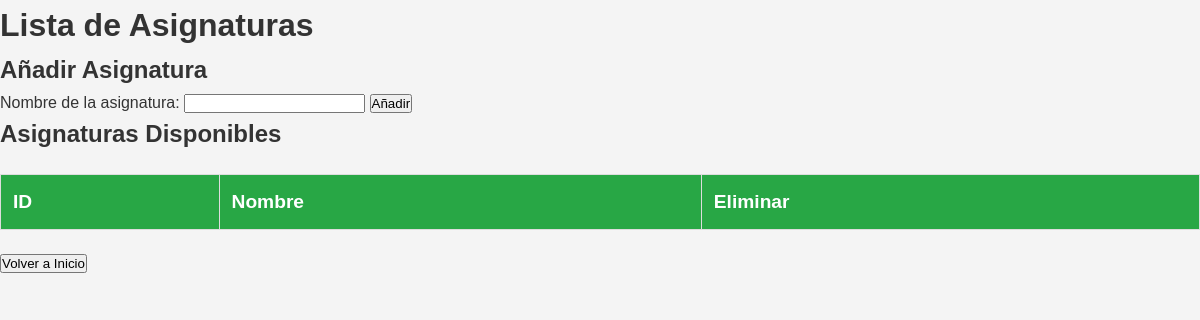
The page /asignaturas on the database as committed earlier.
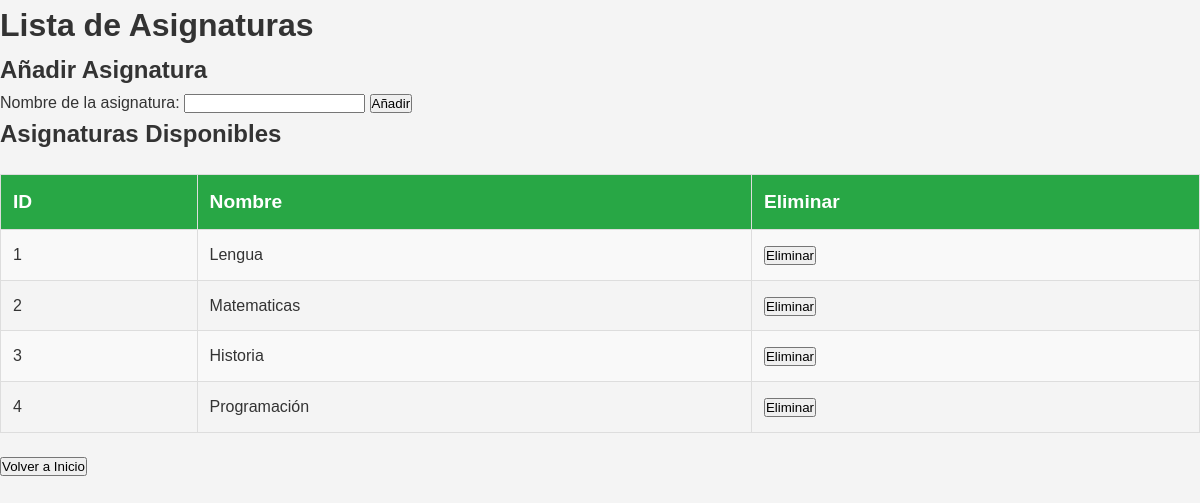
The same page on the database as committed later.
### tables this page shows
CREATE TABLE asignaturas (
        id INTEGER PRIMARY KEY AUTOINCREMENT,
        nombre TEXT NOT NULL
    );

### app.py (the view)
@app.route('/asignaturas')
def asignaturas():
    conn = sqlite3.connect('academia.db')
    c = conn.cursor()
    c.execute('SELECT * FROM asignaturas')
    asignaturas = c.fetchall()
    conn.close()
    return render_template('asignaturas.html', asignaturas=asignaturas)

### templates/asignaturas.html (shortened to what this page needs)
<!DOCTYPE html>
<html lang="es">
<head>
    <link href="static/css/asignaturas.css" rel="stylesheet">
</head>
<body>
    <h1>Lista de Asignaturas</h1>
    <h2>Añadir Asignatura</h2>
    <form action="{{ url_for('añadir_asignatura') }}" method="POST">
        <label for="nombre_asignatura">Nombre de la asignatura:</label>
        <input type="text" id="nombre_asignatura" name="nombre_asignatura" required>
        <button type="submit">Añadir</button>
    </form>
    <h2>Asignaturas Disponibles</h2>
    <table border="1">
        <tr>
            <th>ID</th>
            <th>Nombre</th>
            <th>Eliminar</th>
        </tr>
        {% for asignatura in asignaturas %}
        <tr>
            <td>{{ asignatura[0] }}</td>
            <td>{{ asignatura[1] }}</td>
            <td>
                <form action="{{ url_for('eliminar_asignatura', id=asignatura[0]) }}" method="POST">
                    <button type="submit">Eliminar</button>
                </form>
            </td>
        </tr>
        {% endfor %}
    </table>
    <a href="{{ url_for('index') }}">
        <button>Volver a Inicio</button>
    </a>
</body>
</html>

Rows that differ between the two databases and show on the page:
added asignaturas: id "1", nombre "Lengua"
added asignaturas: id "2", nombre "Matematicas"
added asignaturas: id "3", nombre "Historia"
added asignaturas: id "4", nombre "Programación"
